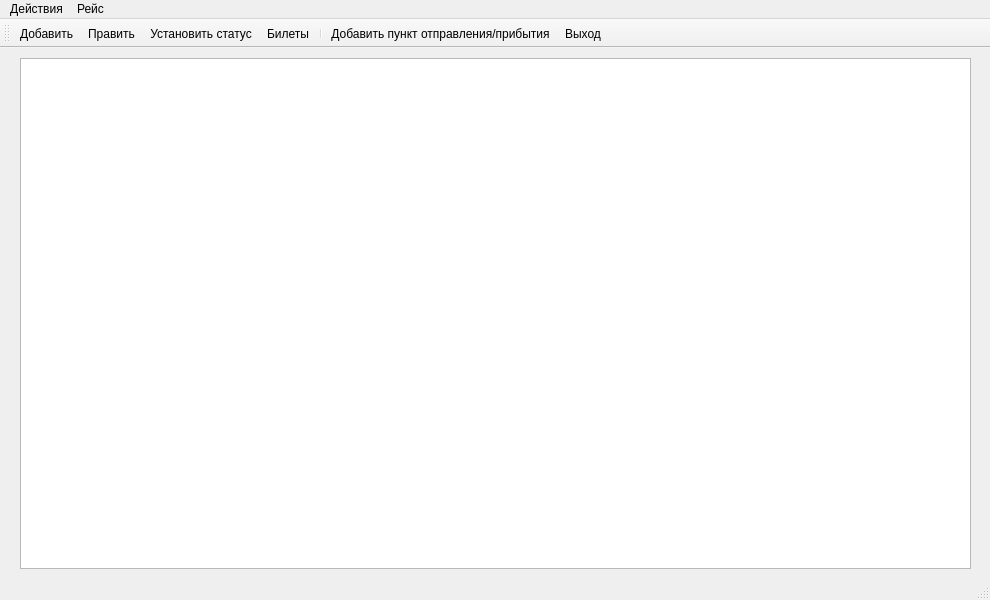
<?xml version="1.0" encoding="UTF-8"?>
<ui version="4.0">
 <class>MainWindow</class>
 <widget class="QMainWindow" name="MainWindow">
  <property name="geometry">
   <rect>
    <x>0</x>
    <y>0</y>
    <width>990</width>
    <height>600</height>
   </rect>
  </property>
  <property name="windowTitle">
   <string>Пассажирские авиаперевозки</string>
  </property>
  <widget class="QWidget" name="centralwidget">
   <widget class="QTableView" name="m_flightTableView">
    <property name="geometry">
     <rect>
      <x>20</x>
      <y>10</y>
      <width>951</width>
      <height>511</height>
     </rect>
    </property>
    <property name="selectionMode">
     <enum>QAbstractItemView::SingleSelection</enum>
    </property>
    <property name="selectionBehavior">
     <enum>QAbstractItemView::SelectRows</enum>
    </property>
   </widget>
  </widget>
  <widget class="QMenuBar" name="menubar">
   <property name="geometry">
    <rect>
     <x>0</x>
     <y>0</y>
     <width>990</width>
     <height>22</height>
    </rect>
   </property>
   <widget class="QMenu" name="menu">
    <property name="title">
     <string>Рейс</string>
    </property>
    <addaction name="flight_add_action"/>
    <addaction name="flight_edit_action"/>
    <addaction name="flight_status_action"/>
    <addaction name="tickets_view_action"/>
   </widget>
   <widget class="QMenu" name="menu_3">
    <property name="title">
     <string>Действия</string>
    </property>
    <addaction name="town_add_action"/>
    <addaction name="add_user_action"/>
    <addaction name="close_user_action"/>
    <addaction name="change_password_action"/>
    <addaction name="exit_action"/>
   </widget>
   <addaction name="menu_3"/>
   <addaction name="menu"/>
  </widget>
  <widget class="QStatusBar" name="statusbar"/>
  <widget class="QToolBar" name="toolBar">
   <property name="windowTitle">
    <string>toolBar</string>
   </property>
   <attribute name="toolBarArea">
    <enum>TopToolBarArea</enum>
   </attribute>
   <attribute name="toolBarBreak">
    <bool>false</bool>
   </attribute>
   <addaction name="flight_add_action"/>
   <addaction name="flight_edit_action"/>
   <addaction name="flight_status_action"/>
   <addaction name="tickets_view_action"/>
   <addaction name="separator"/>
   <addaction name="town_add_action"/>
   <addaction name="exit_action"/>
  </widget>
  <action name="flight_add_action">
   <property name="icon">
    <iconset resource="MainResource.qrc">
     <normaloff>:/images/add32.png</normaloff>:/images/add32.png</iconset>
   </property>
   <property name="text">
    <string>Добавить</string>
   </property>
   <property name="toolTip">
    <string>Добавить рейс</string>
   </property>
  </action>
  <action name="flight_status_action">
   <property name="icon">
    <iconset resource="MainResource.qrc">
     <normaloff>:/images/flight32.png</normaloff>:/images/flight32.png</iconset>
   </property>
   <property name="text">
    <string>Установить статус</string>
   </property>
   <property name="toolTip">
    <string>&lt;html&gt;&lt;head/&gt;&lt;body&gt;&lt;p&gt;Изменить статус рейса: готов к отправке (по умолчанию), отложен, перенесён, отменён&lt;/p&gt;&lt;/body&gt;&lt;/html&gt;</string>
   </property>
  </action>
  <action name="flight_edit_action">
   <property name="icon">
    <iconset resource="MainResource.qrc">
     <normaloff>:/images/edit32.png</normaloff>:/images/edit32.png</iconset>
   </property>
   <property name="text">
    <string>Править</string>
   </property>
   <property name="toolTip">
    <string>Изменить параметры выбранного рейса</string>
   </property>
  </action>
  <action name="town_add_action">
   <property name="icon">
    <iconset resource="MainResource.qrc">
     <normaloff>:/images/airport32.png</normaloff>:/images/airport32.png</iconset>
   </property>
   <property name="text">
    <string>Добавить пункт отправления/прибытия</string>
   </property>
   <property name="toolTip">
    <string>Добавить пункт отправления и (или) прибытия</string>
   </property>
  </action>
  <action name="exit_action">
   <property name="icon">
    <iconset resource="MainResource.qrc">
     <normaloff>:/images/exit32.png</normaloff>:/images/exit32.png</iconset>
   </property>
   <property name="text">
    <string>Выход</string>
   </property>
   <property name="shortcut">
    <string>Alt+X</string>
   </property>
  </action>
  <action name="tickets_view_action">
   <property name="icon">
    <iconset resource="MainResource.qrc">
     <normaloff>:/images/ticket32.png</normaloff>:/images/ticket32.png</iconset>
   </property>
   <property name="text">
    <string>Билеты</string>
   </property>
   <property name="toolTip">
    <string>Показать билеты на выбранный рейс</string>
   </property>
   <property name="shortcut">
    <string>Alt+T</string>
   </property>
  </action>
  <action name="add_user_action">
   <property name="icon">
    <iconset resource="MainResource.qrc">
     <normaloff>:/images/add_user32.png</normaloff>:/images/add_user32.png</iconset>
   </property>
   <property name="text">
    <string>Добавить пользователя</string>
   </property>
   <property name="toolTip">
    <string>Добавить запись пользователя</string>
   </property>
   <property name="shortcut">
    <string>Alt+U</string>
   </property>
  </action>
  <action name="close_user_action">
   <property name="text">
    <string>Закрыть запись пользователя</string>
   </property>
  </action>
  <action name="change_password_action">
   <property name="text">
    <string>Сменить пароль</string>
   </property>
   <property name="toolTip">
    <string>Сменить пароль текущего пользователя</string>
   </property>
  </action>
 </widget>
 <resources>
  <include location="MainResource.qrc"/>
 </resources>
 <connections/>
</ui>
